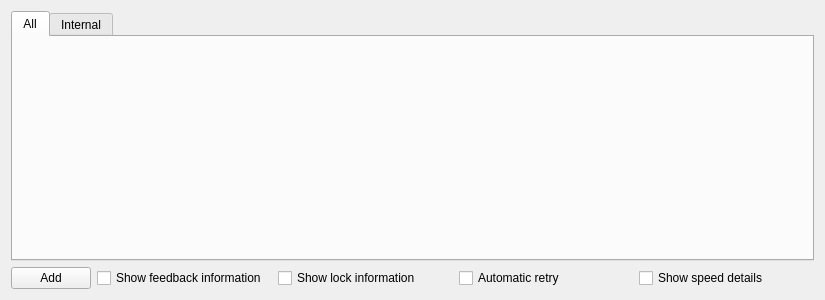
<?xml version="1.0" encoding="UTF-8"?>
<ui version="4.0">
 <class>TurnoutWidget</class>
 <widget class="QWidget" name="TurnoutWidget">
  <property name="geometry">
   <rect>
    <x>0</x>
    <y>0</y>
    <width>825</width>
    <height>300</height>
   </rect>
  </property>
  <property name="windowTitle">
   <string>Form</string>
  </property>
  <layout class="QGridLayout" name="gridLayout">
   <item row="0" column="0" colspan="5">
    <widget class="QTabWidget" name="tabWidget">
     <property name="currentIndex">
      <number>0</number>
     </property>
     <widget class="QWidget" name="tab1">
      <attribute name="title">
       <string>All</string>
      </attribute>
     </widget>
     <widget class="QWidget" name="tab2">
      <attribute name="title">
       <string>Internal</string>
      </attribute>
     </widget>
    </widget>
   </item>
   <item row="1" column="0">
    <widget class="QPushButton" name="btnAdd">
     <property name="maximumSize">
      <size>
       <width>80</width>
       <height>16777215</height>
      </size>
     </property>
     <property name="text">
      <string>Add</string>
     </property>
    </widget>
   </item>
   <item row="1" column="1">
    <widget class="QCheckBox" name="chkFeedback">
     <property name="toolTip">
      <string>&lt;html&gt;&lt;head/&gt;&lt;body&gt;&lt;p&gt;Show extra columns for configuring turnout feedback?&lt;/p&gt;&lt;/body&gt;&lt;/html&gt;</string>
     </property>
     <property name="text">
      <string>Show feedback information</string>
     </property>
    </widget>
   </item>
   <item row="1" column="2">
    <widget class="QCheckBox" name="chkLockInfo">
     <property name="toolTip">
      <string>&lt;html&gt;&lt;head/&gt;&lt;body&gt;&lt;p&gt;Show extra columns for configuring turnout lock?&lt;/p&gt;&lt;/body&gt;&lt;/html&gt;</string>
     </property>
     <property name="text">
      <string>Show lock information</string>
     </property>
    </widget>
   </item>
   <item row="1" column="3">
    <widget class="QCheckBox" name="chkAuto">
     <property name="text">
      <string>Automatic retry</string>
     </property>
    </widget>
   </item>
   <item row="1" column="4">
    <widget class="QCheckBox" name="chkSpeedDetails">
     <property name="toolTip">
      <string>&lt;html&gt;&lt;head/&gt;&lt;body&gt;&lt;p&gt;Show extra columns for configuring turnout Speeds, when used with Signalling?&lt;/p&gt;&lt;/body&gt;&lt;/html&gt;</string>
     </property>
     <property name="text">
      <string>Show speed details</string>
     </property>
    </widget>
   </item>
  </layout>
 </widget>
 <resources/>
 <connections/>
</ui>
